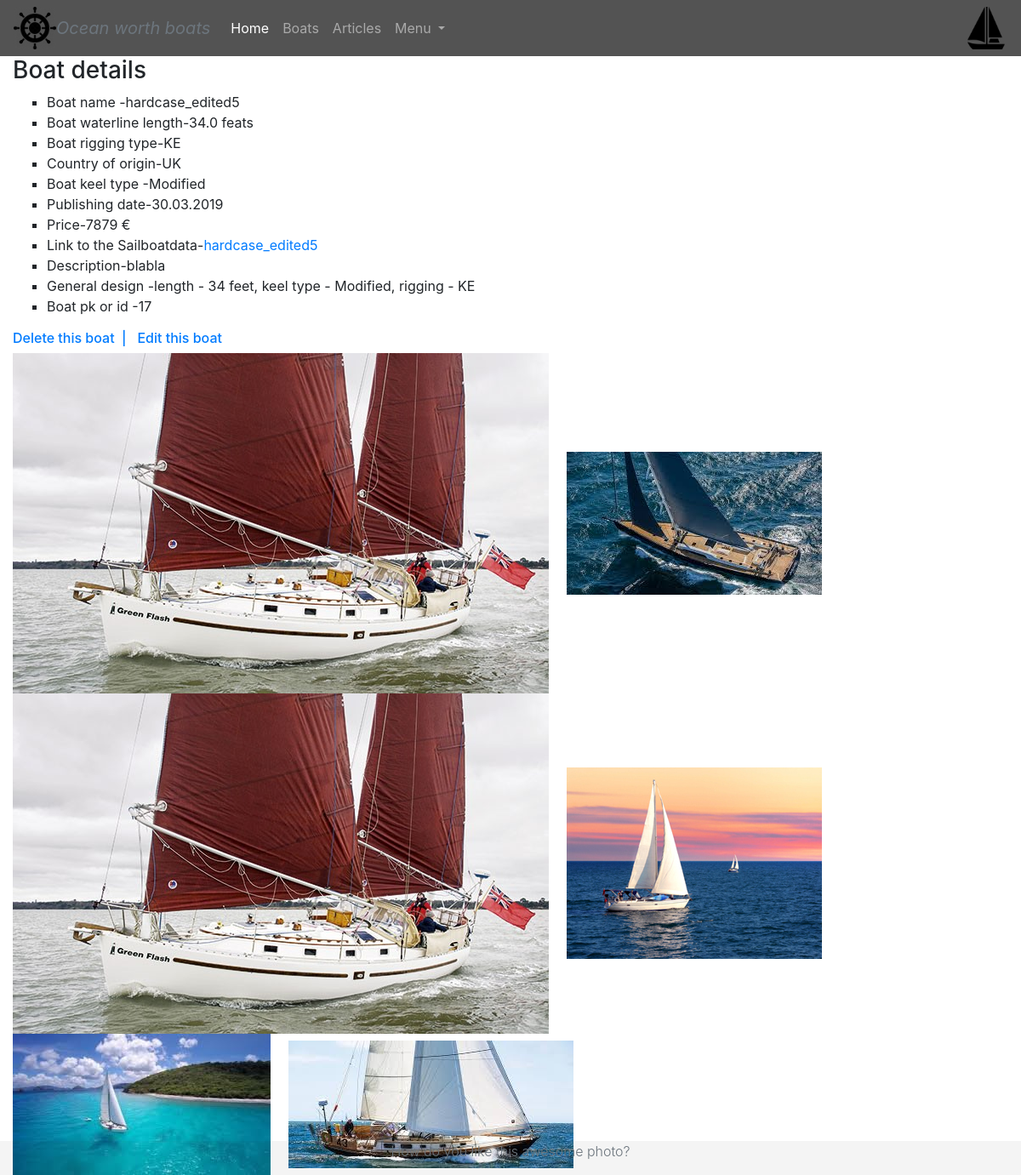
/boats/detail/17/, run on the app's committed database.
### boats/models.py (models this page shows, shortened)
class BoatModel(models.Model):
    SLOOP = "SL"
    KETCH = "KE"
    YAWL = "YA"
    CAT_KETCH = "CK"
    CHOICES = (
        (SLOOP, "Sloop"),
        (KETCH, "Ketch"),
        (YAWL, "Yawl"),
        (CAT_KETCH, "Cat Ketch"),
    )
    author = models.ForeignKey("ExtraUser", on_delete=models.DO_NOTHING,
                               null=True, blank=True,
                               verbose_name="Author of the entry")
    boat_name = models.CharField(max_length=50, unique=True, db_index=True, verbose_name="Boat model",
                                 help_text="Please input boat model")
    boat_length = models.FloatField(null=False, blank=False, verbose_name="Boat water-line length",
                                    help_text="Please input boat water-line length", )
    boat_description = models.TextField(blank=True, verbose_name="Boat description",
                                        help_text="Please describe the boat")
    boat_mast_type = models.CharField(max_length=10, choices=CHOICES, default=SLOOP,
                                      verbose_name="Boat rigging type", help_text="Please input boat rigging type")
    boat_price = models.PositiveSmallIntegerField(verbose_name="price of the boat",
                                                  help_text="Please input boat price", )
    boat_country_of_origin = models.CharField(max_length=20, verbose_name="Boat country of origin",
                                              help_text="Please specify boat's country of origin")
    boat_sailboatdata_link = models.URLField(max_length=100, blank=True, verbose_name="URL to Sailboatdata",
                                             help_text="Please type in URL to Sailboatdata page for this boat")
    boat_keel_type = models.CharField(max_length=50, verbose_name="Boat keel type",
                                      help_text="Please specify boat's keel type")
    boat_publish_date = models.DateTimeField(auto_now_add=True)
    boat_primary_photo = models.ImageField(upload_to=get_timestamp_path, blank=False, #"photos/"
                                           verbose_name='Boat primary photo',
                                           help_text="Please attach a primary photo of the boat")
    class Meta:
        verbose_name = "Boats primary data"
        verbose_name_plural = "Boats primary data"
        ordering = ["boat_name"]
    def length_mast_keel(self):  # метод добовляет кастомный атрибут в шаблон {{ current_boat.length_mast_keel }}
        if self.boat_length and self.boat_keel_type and self.boat_mast_type:
            return "length - %d feet, keel type - %s, rigging - %s" % (self.boat_length, self.boat_keel_type,  self.boat_mast_type)

class BoatImage(models.Model):
    boat_photo = models.ImageField(upload_to=get_timestamp_path, blank=True, verbose_name='Boat photo',
                                   help_text="Please attach any photo of the boat")
    boat = models.ForeignKey("BoatModel",  on_delete=models.CASCADE, verbose_name="Boat ForeignKey",
                             null=True)
    class Meta:
        verbose_name = "Boat photo"
        verbose_name_plural = "Boat photos"

### boats/views.py (the view)
# urls.py: path("boats/detail/<int:pk>/", boat_detail_view, name="boat_detail"),
def boat_detail_view(request, pk):
    current_boat = BoatModel.objects.get(pk=pk)  # primary
    images = current_boat.boatimage_set.all()
    context = {"images": images, "current_boat": current_boat}
    return render(request, "boat_detail.html", context)

### templates/boat_detail.html (shortened to what this page needs)
{% extends "base.html" %}
{% load bootstrap4 %}
{% load static %}
{%  load thumbnail %}
{% block content %}
    <div class="container-fluid ">
        <h3 > Boat details</h3>
        <ul type="square">
            <li>Boat name -{{ current_boat.boat_name }}</li>
            <li>Boat waterline length-{{ current_boat.boat_length }} feats </li>
            <li>Boat rigging type-{{ current_boat.boat_mast_type }}</li>
            <li>Country of origin-{{ current_boat.boat_country_of_origin }}</li>
            <li>Boat keel type -{{ current_boat.boat_keel_type }}</li>
            <li>Publishing date-{{ current_boat.boat_publish_date|date:"SHORT_DATE_FORMAT"  }}</li>
            <li>Price-{{ current_boat.boat_price }} &euro;</li>
            <li> Link to the Sailboatdata-<a href="{{ current_boat.boat_sailboatdata_link }}">{{ current_boat.boat_name }}</a></li>
            <li>Description-{{ current_boat.boat_description }}</li>
            <li> General design -{{ current_boat.length_mast_keel }}</li>
            <li> Boat pk or id -{{ current_boat.id}}</li>
        </ul>
        <h6><a href="{% url "boats:boat_delete" current_boat.pk %}"> Delete this boat&nbsp;</a>
        <a   href="{% url "boats:boat_edit" current_boat.pk %}"> | &nbsp; Edit this boat</a>
        </h6>
{% if current_boat.boat_primary_photo %}
            <img class="mr-3" src="{% thumbnail current_boat.boat_primary_photo "default" %}">
      {%  endif %}
    {% for instance in images %}
    <img class="mr-3" src="{% thumbnail instance.boat_photo "default" %}">
    {% endfor %}
    </div>
{% endblock content %}

### data on the page
BoatModel: boat_name "hardcase_edited5", boat_length "34.0", boat_mast_type "KE", boat_country_of_origin "UK", boat_keel_type "Modified", boat_publish_date "30.03.2019", boat_price "7879", boat_description "blabla", length_mast_keel "length - 34 feet, keel type - Modified, rigging - KE", id "17", boat_primary_photo (picture)
BoatImage: boat_photo (picture)
BoatImage: boat_photo (picture)
BoatImage: boat_photo (picture)
BoatImage: boat_photo (picture)
BoatImage: boat_photo (picture)
